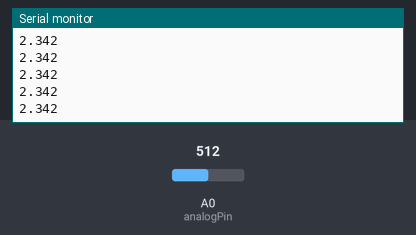
The sketch below on a simulated Arduino Nano, built with avr-gcc and run on an emulated ATmega328P. Parts: the last lines printed to the serial monitor. The test bench sets the inputs (shaded band); at power-on: A0 (analogPin) = 512.

Above: at 1.2 s.
1.3 s: A0 (analogPin) set to 716
At 2.4 s:
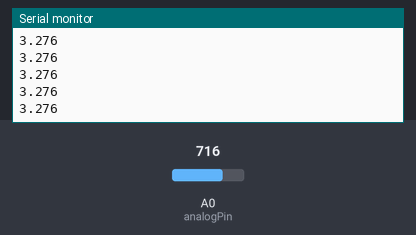
2.8 s: A0 (analogPin) set to 900
At 3.4 s:
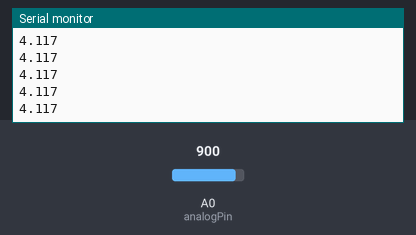
Timing chart, 0 to 5.8 s (numbered marks = the images above; inputs shaded):
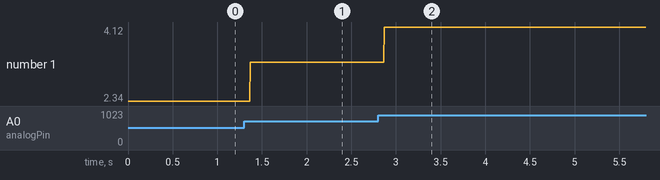

Measured:
- after the input at 1.3 s, the serial monitor: prints a new line after 0.07 s (image 1)
- after the input at 2.8 s, the serial monitor: prints a new line after 0.07 s (image 2)
- plotted number 1: 2.34 → 3.28 after the input at 1.3 s, 3.28 → 4.12 after the input at 2.8 s

The sketch:

362_2.ino
```cpp
//ADC internal nano adalah 10 bit, nilai maksimal 1024
#define ResADC 1023
#define Vin 4.68 //Voltage Nano di sekitar situ
#define analogPin A0
int value;
float voltage;
void setup() {
    Serial.begin(9600);
}
void loop() {
    value = analogRead(analogPin);
    voltage = (float)value/ResADC*Vin;
    Serial.println(voltage,3);
}
```
